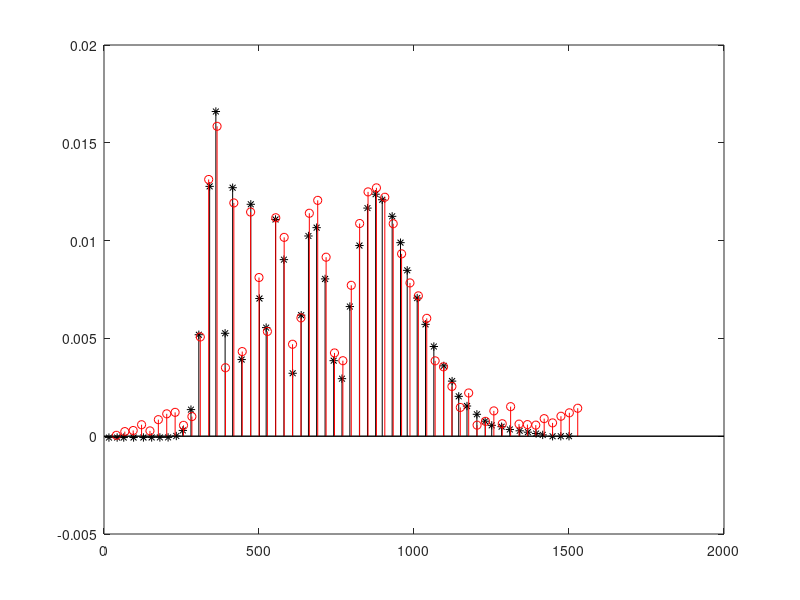

Write MATLAB code to recreate this figure.
fd=load('Subrotatingmonopolespectra000N.txt');
fd1=fd(:,1);
fd2=fd(:,2);
f = load('FDPressureSpectrum.txt');
f1=f(:,1);
f2=f(:,2);
df=f1(1:56);
dff=f2(1:56);
stem(fd1,fd2,'k*');
hold on
stem(df,dff,'ro');



% ff=load('FDPressureTH.txt');
% ff1=ff(:,1);
% ff2=ff(:,2);
% plot(ff1,ff2,'r');

